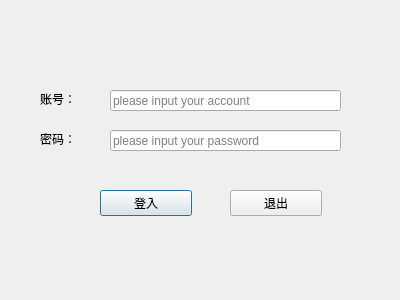
<?xml version="1.0" encoding="UTF-8"?>
<ui version="4.0">
 <class>LoginDialog</class>
 <widget class="QDialog" name="LoginDialog">
  <property name="geometry">
   <rect>
    <x>0</x>
    <y>0</y>
    <width>400</width>
    <height>300</height>
   </rect>
  </property>
  <property name="windowTitle">
   <string>Dialog</string>
  </property>
  <widget class="QPushButton" name="loginBtn">
   <property name="geometry">
    <rect>
     <x>100</x>
     <y>190</y>
     <width>92</width>
     <height>26</height>
    </rect>
   </property>
   <property name="text">
    <string>登入</string>
   </property>
  </widget>
  <widget class="QLabel" name="label">
   <property name="geometry">
    <rect>
     <x>40</x>
     <y>90</y>
     <width>63</width>
     <height>18</height>
    </rect>
   </property>
   <property name="text">
    <string>账号：</string>
   </property>
  </widget>
  <widget class="QLabel" name="label_2">
   <property name="geometry">
    <rect>
     <x>40</x>
     <y>130</y>
     <width>63</width>
     <height>18</height>
    </rect>
   </property>
   <property name="text">
    <string>密码：</string>
   </property>
  </widget>
  <widget class="QPushButton" name="exitBtn">
   <property name="geometry">
    <rect>
     <x>230</x>
     <y>190</y>
     <width>92</width>
     <height>26</height>
    </rect>
   </property>
   <property name="text">
    <string>退出</string>
   </property>
  </widget>
  <widget class="QLineEdit" name="usrLineEdit">
   <property name="geometry">
    <rect>
     <x>110</x>
     <y>90</y>
     <width>231</width>
     <height>21</height>
    </rect>
   </property>
   <property name="placeholderText">
    <string>please input your account</string>
   </property>
  </widget>
  <widget class="QLineEdit" name="pwdLineEdit">
   <property name="geometry">
    <rect>
     <x>110</x>
     <y>130</y>
     <width>231</width>
     <height>21</height>
    </rect>
   </property>
   <property name="echoMode">
    <enum>QLineEdit::EchoMode::Password</enum>
   </property>
   <property name="placeholderText">
    <string>please input your password</string>
   </property>
  </widget>
 </widget>
 <resources/>
 <connections>
  <connection>
   <sender>exitBtn</sender>
   <signal>clicked()</signal>
   <receiver>LoginDialog</receiver>
   <slot>close()</slot>
   <hints>
    <hint type="sourcelabel">
     <x>275</x>
     <y>203</y>
    </hint>
    <hint type="destinationlabel">
     <x>199</x>
     <y>150</y>
    </hint>
   </hints>
  </connection>
 </connections>
</ui>
